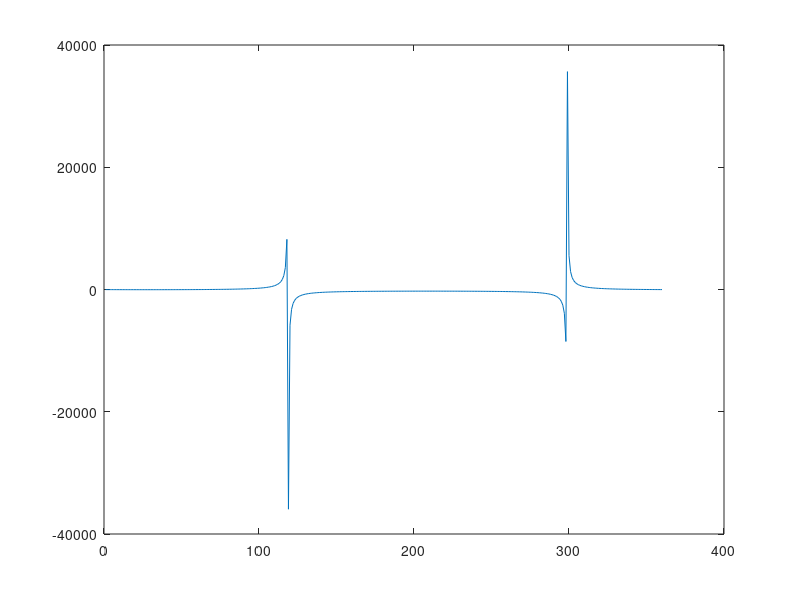

Here is the MATLAB script that generated this plot: (Note: this script raises an error after producing the figure.)
clear; clc;


% This is some random crap I found online pay no attention.
% function c = bisect(func,xl,xu,es,maxit)%f=@(x)x^2-3; a=1; b=2; (ensure change of sign between a and b) error=1e-4
% c=(xl+xu)/2;
% while abs(func(c))>es
%     if func(c)<0&&func(xl)<0
%         xl=c;
%     else
%         xu=c;
%     end
%     c=(xl+xu)/2;
% end

% Create a MATLAB script that solves for  in degrees when F = 150N. Your
% script should create a plot of a function that is dependent on . Use the
% bisect function in your script file. It is included in Matlab Grader and
% can be called using [root, fx, ea, iter] = bisect(func, xl, xu, es,
% maxit); 
% Where the function inputs and outputs are the same as in the
% false position algorithm. 


% Define problem constants
g = 9.81;
mu = 0.55; %mu
F = 150;
m = 25; % mass

format long

theta = [1:360];
% Define the function to be solved for. Angle in degrees.
func = @(theta) (mu*m*g)./(cosd(theta)+mu.*sind(theta))-150;


% THINK, what makes range sense for angle?
%A Range of 0-360 makes sense for the angles.

% Plot your function. Does plotting give you an idea about where the root is?
plot(theta, func(theta));


% Finaly solve for the root using the bisection script given to you, which can be called as:
%[root, fx, ea, iter] = bisect(func, lower_bound, upper_bound);
xl =  100;
xu = 150;
es = .01; % (percent) %stopping crieria
maxit = 25;
[root, fx, ea, iter] = bisect(func, xl, xu, es, maxit);
%bracketingMethodApp2_24

angle = root;
fx = func

% These variables will be checked for your final answer:
%angle =  % the angle in degree that solves this problem
%fx =     % the function value at your solved angle
%ea =     % the bisection error estimate
%iter =   % the number of bisection iterations


%Finally, your script should include a of
%fprintf statement(s)print out
% the the value selected as the root
fprintf('\nThe value of, after bisection method, theta is %f\n', root);
% how many iterations the method took
fprintf('\nThis took this many iterations: %f\n', iter);
% what the approximate error is
fprintf('\nThe approximate error is: %f\n', ea)
% what f is evaluated at the root. 
fprintf('\nThe value is: %f\n', func(root))
% Use the default values of the function when you can.

